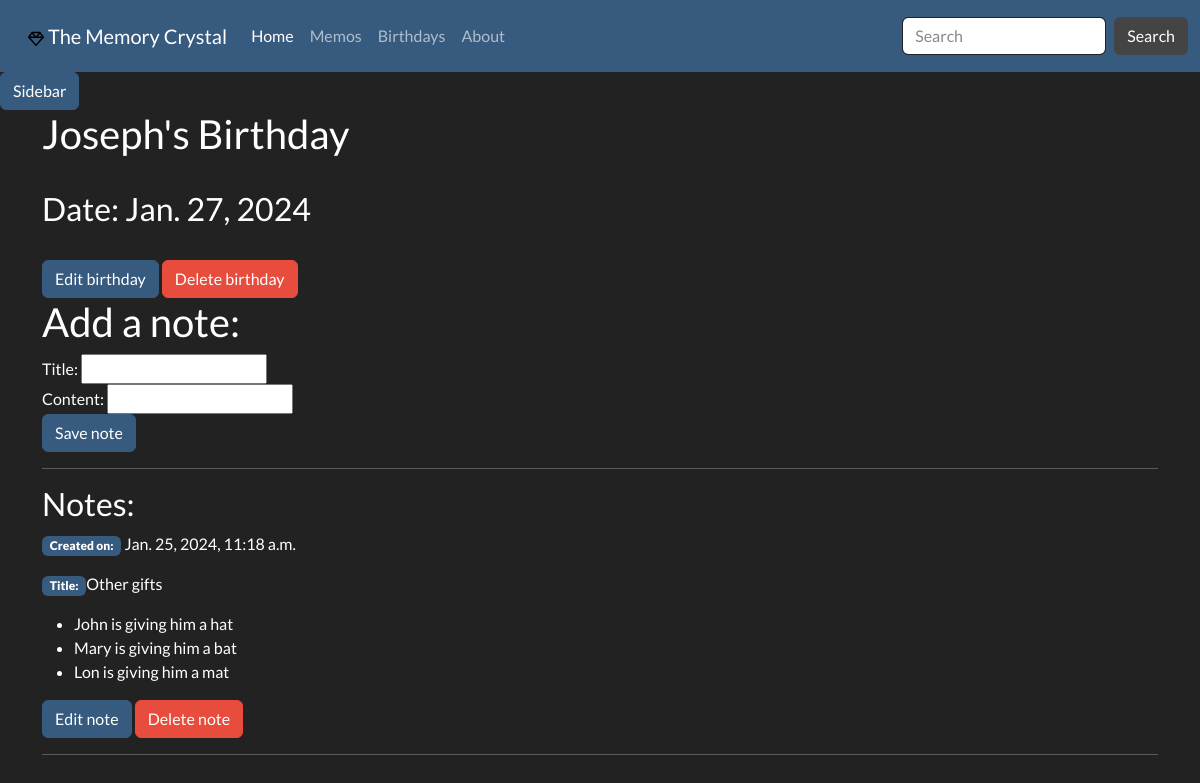
The app's page /notes/birthday/10 with its own data.
### memory_crystal/models.py (models this page shows, shortened)
class Birthday(models.Model):
    person = models.CharField(max_length=100, unique=True)
    bdate = models.DateField(help_text='YYYY-MM-DD', verbose_name='Date')

class BirthdayNote(models.Model):
    birthday = models.ForeignKey(to=Birthday, on_delete=models.CASCADE, help_text='Associated birthday',
                                 related_name='notes')
    pub_date = models.DateTimeField(auto_now_add=True, help_text='Date created')
    title = models.CharField(max_length=100, blank=True, null=True)
    content = HTMLField()

### memory_crystal/views.py (the view, shortened to what this page needs)
# urls.py: path('birthday/<int:pk>', views.BirthdayDetailView.as_view(), name='birthday-detail'),
class BirthdayDetailView(generic.DetailView, FormMixin):
    model = Birthday
    template_name = 'memory_crystal/birthday_detail.html'
    form_class = BirthdayNoteForm

### memory_crystal/forms.py
class BirthdayNoteForm(forms.ModelForm):
    class Meta:
        model = BirthdayNote
        fields = ('title', 'content')
        widgets = {
            'content': TinyMCE(),
            'pub_date': forms.HiddenInput,
            'birthday': forms.HiddenInput
        }

### memory_crystal/models.py (called while the page is built)
    def __str__(self) -> str:
        return f'{self.name.title()}'

### memory_crystal/templatetags/memo_extras.py (called while the page is built)
@register.inclusion_tag('memory_crystal/offcanvas.html')
def render_offcanvas():
    all_categories = Category.objects.all()
    return {'all_categories': all_categories}

### memory_crystal/templates/memory_crystal/birthday_detail.html (shortened to what this page needs)
{% extends 'memory_crystal/base.html' %}
{% block content %}
<div class="container">
    <div class="row">
        <div class="col-12">
            <h2>{{ birthday.person }}'s Birthday</h2>
            <br>
            <h3>Date: {{ birthday.bdate }}</h3>
            <br>
            <a type="button" class="btn btn-primary" href="{% url 'birthday-edit' birthday.id %}">Edit birthday</a>
            <button type="button" class="btn btn-danger" data-bs-toggle="modal" data-bs-target="#delete-modal">Delete birthday</button>
            <br>
            <h2>Add a note:</h2>
            <div class="fieldWrapper">
                <form method="post">
                    {{ form }}
                    <input type="submit" class="btn btn-primary" value="Save note">
                </form>
            </div>
            <hr>
            <h3>Notes:</h3>
            {% for note in birthday.notes.all %}
                <p><span class="badge bg-primary"><b>Created on:</b></span> {{ note.pub_date }}</p>
                <p><span class="badge bg-primary"><b>Title:</b></span>{{ note.title }}</p>
                <p>{{ note.content | safe }}</p>
                <a type="button" class="btn btn-primary" href="{% url 'birthdaynote-edit' note.id %}">Edit note</a>
                <button type="button" class="btn btn-danger" data-bs-toggle="modal" data-bs-target="#delete-modal">Delete note</button>
                <hr>
            {% endfor %}
        </div>
    </div>
</div>
{% endblock %}

### records on screen
Birthday: person "Joseph", bdate "Jan. 27, 2024"
BirthdayNote: pub_date "Jan. 25, 2024, 11:18 a.m.", title "Other gifts", content "John is giving him a hat Mary is giving him a bat Lon is giving him a mat"
